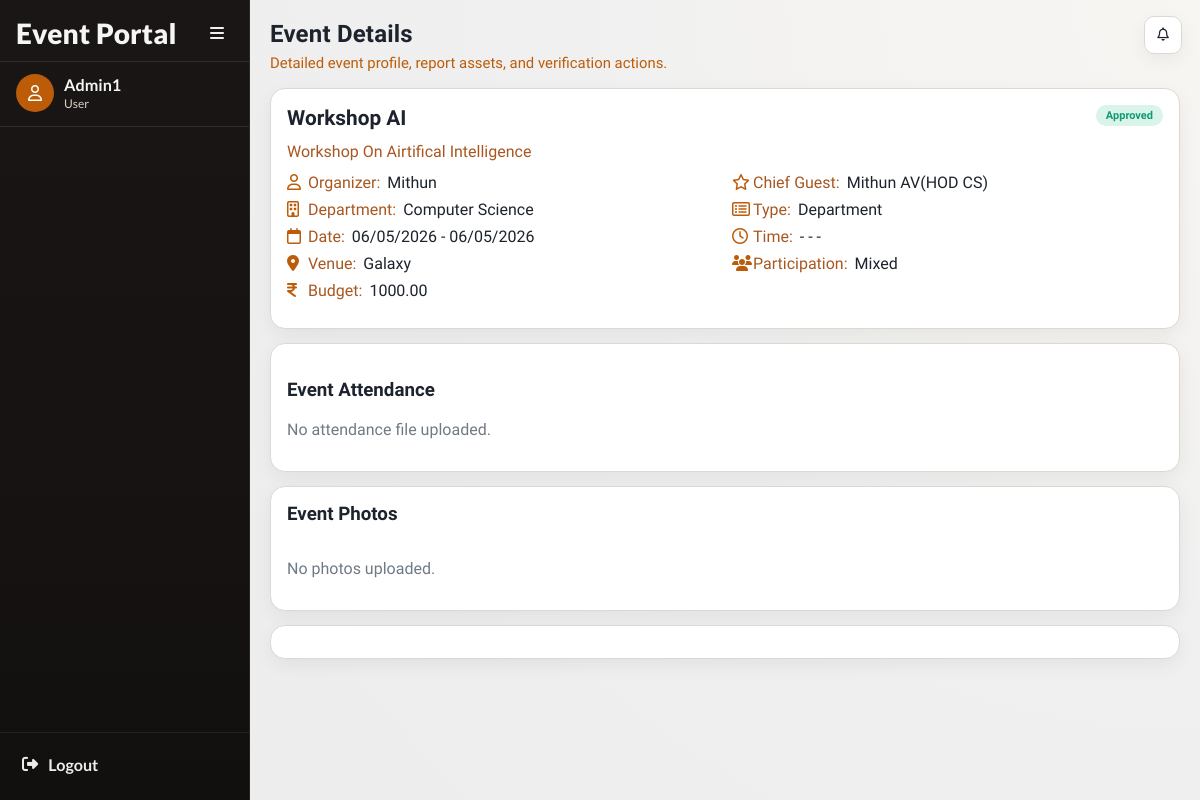
The page /events/events/4/ (signed in) on the database its author committed.
### accounts/models.py (models this page shows, shortened)
class User(AbstractUser):
    ROLE_CHOICES = (
        ('faculty', 'Faculty'),
        ('principal', 'Principal'),
        ('admin', 'Admin'),
    )
    SUB_ROLE_CHOICES = (
        ('hod', 'HOD'),
        ('nss', 'NSS In-Charge'),
        ('ncc', 'NCC In-Charge'),
        ('union', 'Union In-Charge'),
        ('other', 'Other In-Charge'),
    )
    role = models.CharField(max_length=20, choices=ROLE_CHOICES)
    sub_role = models.CharField(
        max_length=20,
        choices=SUB_ROLE_CHOICES,
        blank=True,
        null=True
    )
    department = models.ForeignKey(
    'events.Department',
    on_delete=models.SET_NULL,
    null=True,
    blank=True
    )

### events/models.py (models this page shows, shortened)
class Event(models.Model):
    CATEGORY_CHOICES = (
        ('department', 'Department'),
        ('nss', 'NSS'),
        ('ncc', 'NCC'),
        ('union', 'Union'),
        ('other', 'Other'),
    )
    PARTICIPATION_CHOICES = (
        ('boys', 'Boys'),
        ('girls', 'Girls'),
        ('mixed', 'Mixed'),
    )
    STATUS_CHOICES = (
        ('pending', 'Pending Approval'),
        ('approved', 'Approved'),
        ('rejected', 'Rejected'),
        ('completed', 'Completed'),
        ('verified', 'Verified'),
        ('cancelled', 'Cancelled'),
    )
    title = models.CharField(max_length=200)
    category = models.CharField(max_length=20, choices=CATEGORY_CHOICES)
    created_by = models.ForeignKey(
        settings.AUTH_USER_MODEL,
        on_delete=models.CASCADE
    )
    department = models.ForeignKey(
    Department,
    on_delete=models.SET_NULL,
    null=True,
    blank=True
    )
    participation_type = models.CharField(
        max_length=20,
        choices=PARTICIPATION_CHOICES
    )
    chief_guest = models.CharField(max_length=200, blank=True, null=True)
    budget = models.DecimalField(max_digits=10, decimal_places=2)
    venue = models.ForeignKey(
    Venue,
    on_delete=models.PROTECT
    )
    start_date = models.DateField()
    end_date = models.DateField()
    start_time = models.TimeField(null=True, blank=True)
    end_time = models.TimeField(null=True, blank=True)
    description = models.TextField()
    tags = models.ManyToManyField(Tag, blank=True)
    status = models.CharField(
        max_length=20,
        choices=STATUS_CHOICES,
        default='pending'
    )
    principal_remark = models.TextField(blank=True, null=True)
    created_at = models.DateTimeField(auto_now_add=True)
    report_text = models.TextField(blank=True, null=True)
    attendance_file = models.FileField(
        upload_to='attendance/',
        blank=True,
        null=True
    )
    completed_at = models.DateTimeField(blank=True, null=True)

class Department(models.Model):
    name = models.CharField(max_length=100, unique=True)
    def __str__(self):
        return self.name

class Venue(models.Model):
    name = models.CharField(max_length=100, unique=True)
    def __str__(self):
        return self.name

### events/views.py (the view)
@login_required(login_url='/login/')
def event_detail(request, event_id):
    event = get_object_or_404(Event, id=event_id)
    if request.user.role == 'faculty' and event.created_by != request.user:
        messages.error(request, "You do not have permission to view this event.")
        return redirect('faculty_dashboard')
    return render(request,
                  'events/event_detail.html',
                  {'event': event})

### events/templates/events/event_detail.html (shortened to what this page needs)
{% extends "base.html" %}
{% load event_extras %}
{% block page_title %}Event Details{% endblock %}
{% block page_subtitle %}Detailed event profile, report assets, and verification actions.{% endblock %}
{% block extra_css %}
<link href="https://cdn.jsdelivr.net/npm/glightbox/dist/css/glightbox.min.css" rel="stylesheet">
{% endblock %}
{% block content %}
<section class="event-card" style="margin-bottom:14px;">
    <div class="event-head">
        <h2 class="event-title" style="font-size:1.3rem;">{{ event.title }}</h2>
        <span class="chip {{ event.status }}">{{ event.status|title }}</span>
    </div>
    <p class="event-desc" style="margin-bottom: 10px;">{{ event.description }}</p>
    <div class="meta-grid">
        <div class="meta-row"><i class="fa-regular fa-user"></i><span class="meta-label">Organizer:</span><span class="meta-value">{{ event.created_by.get_full_name|default:event.created_by.username }}</span></div>
        <div class="meta-row"><i class="fa-regular fa-star"></i><span class="meta-label">Chief Guest:</span><span class="meta-value">{{ event.chief_guest|default:"-" }}</span></div>
        <div class="meta-row"><i class="fa-regular fa-building"></i><span class="meta-label">Department:</span><span class="meta-value">{{ event.department|default:"General" }}</span></div>
        <div class="meta-row"><i class="fa-regular fa-rectangle-list"></i><span class="meta-label">Type:</span><span class="meta-value">{{ event.category|title }}</span></div>
        <div class="meta-row"><i class="fa-regular fa-calendar"></i><span class="meta-label">Date:</span><span class="meta-value">{{ event.start_date|date:"d/m/Y" }} - {{ event.end_date|date:"d/m/Y" }}</span></div>
        <div class="meta-row"><i class="fa-regular fa-clock"></i><span class="meta-label">Time:</span><span class="meta-value">{{ event.start_time|time:"h:i A"|default:"-" }} - {{ event.end_time|time:"h:i A"|default:"-" }}</span></div>
        <div class="meta-row"><i class="fa-solid fa-location-dot"></i><span class="meta-label">Venue:</span><span class="meta-value">{{ event.venue }}</span></div>
        <div class="meta-row"><i class="fa-solid fa-users"></i><span class="meta-label">Participation:</span><span class="meta-value">{{ event.participation_type|title }}</span></div>
        <div class="meta-row"><i class="fa-solid fa-indian-rupee-sign"></i><span class="meta-label">Budget:</span><span class="meta-value">{{ event.budget }}</span></div>
    </div>
</section>
<section class="panel" style="margin-bottom:14px;">
    <h3>Event Attendance</h3>
    {% if event.attendance_file %}
        <a class="btn secondary" href="{{ event.attendance_file.url }}">Open Attendance File</a>
    {% else %}
        <p class="muted">No attendance file uploaded.</p>
    {% endif %}
</section>
<section class="panel" style="margin-bottom:14px;">
    <h3 style="margin-top:0;">Event Photos</h3>
    <div style="display:grid;grid-template-columns:repeat(auto-fit,minmax(180px,1fr));gap:12px;">
        {% for photo in event.photos.all %}
            <a class="glightbox" href="{{ photo.image.url }}" data-gallery="event-gallery" data-title="{{ event.title }}">
                <img src="{{ photo.image.url }}" alt="{{ event.title }} photo" style="width:100%;height:160px;object-fit:cover;border-radius:12px;border:1px solid var(--line);">
            </a>
        {% empty %}
            <p class="muted">No photos uploaded.</p>
        {% endfor %}
    </div>
</section>
<section class="panel" style="display:flex;gap:8px;flex-wrap:wrap;align-items:center;">
</section>
{% endblock %}

### accounts/templates/base.html (shortened to what this page needs)
<!DOCTYPE html>
<html lang="en">
<head>
    <link rel="stylesheet" href="https://cdnjs.cloudflare.com/ajax/libs/font-awesome/6.5.2/css/all.min.css">
    {% block extra_css %}{% endblock %}
</head>
<body class="{% if request.user.is_authenticated %}has-sidebar{% endif %}">
    <div class="app">
        {% if request.user.is_authenticated %}
            <aside class="sidebar">
                <div class="sidebar-head">
                    <div class="brand">
                        {% if request.user.role == "principal" %}
                            Principal Portal
                        {% elif request.user.role == "faculty" %}
                            Faculty Portal
                        {% else %}
                            Event Portal
                        {% endif %}
                    </div>
                    <button class="collapse-toggle" id="sidebarCollapseToggle" type="button">
                        <i class="fa-solid fa-bars"></i>
                    </button>
                </div>
                <div class="sidebar-user">
                    <div class="avatar"><i class="fa-regular fa-user"></i></div>
                    <div class="user-meta">
                        <div class="user-name">{{ request.user.get_full_name|default:request.user.username }}</div>
                        <div class="user-role">{{ request.user.get_role_display|default:"User" }}</div>
                    </div>
                </div>
                <ul class="nav-list">
                </ul>
                <div class="sidebar-foot">
                    <a class="nav-link" href="{% url 'logout' %}" title="Logout">
                        <i class="fa-solid fa-right-from-bracket"></i>
                        <span class="nav-text">Logout</span>
                    </a>
                </div>
            </aside>
            <div class="notif-fab" id="notifFab">
                <div style="position:relative;">
                    <button class="nav-icon-btn" id="notifToggle" type="button" aria-label="Notifications">
                        <i class="fa-regular fa-bell"></i>
                    </button>
                </div>
            </div>
        {% endif %}
        <main class="main">
            <header class="page-head">
                <h1 class="page-title">{% block page_title %}College Event System{% endblock %}</h1>
                <p class="page-subtitle">{% block page_subtitle %}{% endblock %}</p>
            </header>
            {% block content %}{% endblock %}
        </main>
    </div>
</body>
</html>

### accounts/templates/base.html (style rules this page uses)
:root { --bg: #f3f3f3; --sidebar-1: #1a1615; --sidebar-2: #12100f; --surface: #ffffff; --surface-muted: #f7f4f1; --line: #ded8d2; --text: #1d232d; --text-soft: #6f7a85; --accent: #bd5c08; --accent-soft: #f9e8da; --success: #0f9b72; --danger: #d13f4b; --radius: 15px; --shadow: 0 6px 20px rgba(13, 13, 13, 0.06); }
* { box-sizing: border-box; }
body { margin: 0; font-family: "Plus Jakarta Sans", sans-serif; background: radial-gradient(circle at top right, #f8f6f3 0, #f0f0f0 45%, #ececec 100%); color: var(--text); }
a { color: inherit; text-decoration: none; }
.app { min-height: 100vh; }
.sidebar { position: fixed; top: 0; left: 0; z-index: 40; width: 250px; height: 100vh; background: linear-gradient(180deg, var(--sidebar-1) 0%, var(--sidebar-2) 100%); color: #f5f5f5; display: flex; flex-direction: column; border-right: 1px solid rgba(255, 255, 255, 0.08); transition: transform .25s ease, width .25s ease; font-family: "Lato", sans-serif; }
.sidebar-head { display: flex; align-items: center; justify-content: space-between; padding: 17px 16px 12px; border-bottom: 1px solid rgba(255, 255, 255, 0.1); }
.brand { font-size: 28px; font-weight: 800; line-height: 1; letter-spacing: .2px; transition: opacity .2s ease; }
.collapse-toggle { border: none; background: transparent; color: #efefef; width: 32px; height: 32px; border-radius: 8px; cursor: pointer; display: grid; place-items: center; font-size: 16px; }
.sidebar-user { display: flex; align-items: center; gap: 10px; padding: 12px 16px 14px; border-bottom: 1px solid rgba(255, 255, 255, 0.1); }
.avatar { width: 38px; height: 38px; border-radius: 50%; background: var(--accent); color: #fff; display: grid; place-items: center; font-size: 16px; }
.user-name { font-weight: 700; font-size: 1.01rem; line-height: 1.2; }
.user-role { font-size: 12px; color: #dbd0c8; margin-top: 2px; }
.nav-list { list-style: none; padding: 12px 10px; margin: 0; display: grid; gap: 5px; }
.nav-link { display: flex; align-items: center; gap: 10px; padding: 10px 12px; border-radius: 11px; color: #ececec; font-weight: 700; font-size: 1.01rem; transition: all .2s ease; }
.sidebar-foot { margin-top: auto; padding: 12px 10px 16px; border-top: 1px solid rgba(255, 255, 255, 0.08); }
.main { margin-left: 0; min-height: 100vh; padding: 20px; transition: margin-left .25s ease; }
body.has-sidebar .main { margin-left: 250px; }
.notif-fab { position: fixed; top: 16px; right: 18px; z-index: 50; display: none; }
.nav-icon-btn { position: relative; display: inline-grid; place-items: center; width: 38px; height: 38px; border-radius: 10px; border: 1px solid var(--line); background: #fff; color: var(--text); cursor: pointer; box-shadow: var(--shadow); }
.page-head { margin-bottom: 16px; }
.page-title { margin: 0; font-size: clamp(1.35rem, 2vw, 1.95rem); font-weight: 800; letter-spacing: 0.2px; }
.page-subtitle { margin: 6px 0 0; color: var(--accent); font-size: .93rem; }
.panel { background: var(--surface); border: 1px solid var(--line); border-radius: var(--radius); box-shadow: var(--shadow); padding: 16px; }
.chip { border-radius: 999px; padding: 4px 10px; font-size: 11px; font-weight: 700; display: inline-flex; align-items: center; justify-content: center; }
.chip.approved { background: #daf4ea; color: #0f9b72; }
.muted { color: var(--text-soft); }
.event-card { border: 1px solid var(--line); border-radius: var(--radius); background: var(--surface); padding: 16px; box-shadow: var(--shadow); }
.event-head { display: flex; align-items: flex-start; justify-content: space-between; gap: 10px; margin-bottom: 8px; }
.event-title { margin: 0; font-size: 1.15rem; line-height: 1.3; }
.event-desc { margin: 0 0 12px; color: #a85720; line-height: 1.45; }
.meta-grid { display: grid; grid-template-columns: 1fr 1fr; gap: 8px 14px; margin-bottom: 12px; }
.meta-row { display: flex; align-items: baseline; gap: 7px; min-width: 0; }
.meta-row i { color: var(--accent); width: 14px; flex-shrink: 0; }
.meta-label { color: #a85720; white-space: nowrap; }
.meta-value { font-weight: 500; min-width: 0; }

### rows shown on the page
User: user.get_full_name "Admin1", user.role "User"
Event: title "Workshop AI", status "Approved", description "Workshop On Airtifical Intelligence", created_by.get_full_name "Mithun", chief_guest "Mithun AV(HOD CS)", department "Computer Science", category "Department", start_date "06/05/2026", end_date "06/05/2026", start_time "-", end_time "-", venue "Galaxy", participation_type "Mixed", budget "1000.00"
